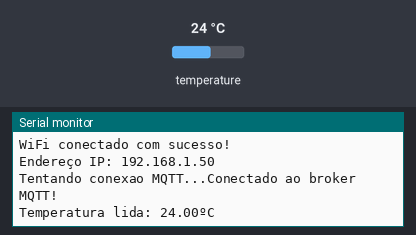
Bench run of a program on a simulated ESP32. On the bench: the last lines printed to the serial monitor. Inputs (shaded band) come from the test bench; at power-on: temperature 24 °C. WiFi joins after 1.5 s; servers stay silent unless stated; random numbers use the default seed unless the program sets one; no MQTT or app messages arrive unless stated.

Above: at 2.7 s.
2.8 s: temperature set to 12 °C
At 8.8 s:
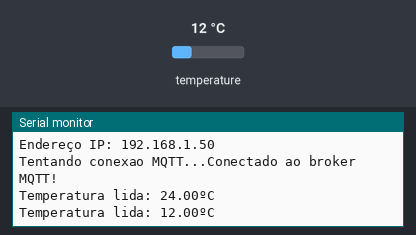
9.5 s: temperature set to 19 °C
At 14.4 s:
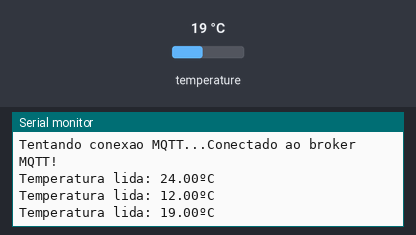
Timing chart, 0 to 15.9 s (numbered marks = the images above; inputs shaded):
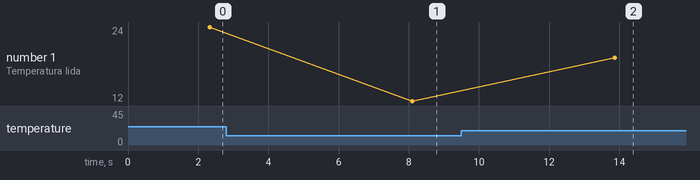

The program:

main.cpp
```cpp
#include <Arduino.h>
#include <WiFi.h>
#include <WiFiManager.h>
#include <PubSubClient.h>
#include <OneWire.h>
#include <DallasTemperature.h>

// -----------------------------------------
// 1. CONFIGURAÇÕES DO MQTT E SENSOR
// -----------------------------------------
const char* mqtt_server = "test.mosquitto.org"; // Broker público
const int mqtt_port = 1883;
const char* topico_temperatura = "ifmt/lorena/iot/temperatura";

const int oneWireBus = 4; // GPIO 4 (fio de dados do DS18B20)

OneWire oneWire(oneWireBus);
DallasTemperature sensors(&oneWire);

WiFiClient espClient;
PubSubClient client(espClient);

void reconnect() {
  while (!client.connected()) {
    Serial.print("Tentando conexao MQTT...");
    String clientId = "ESP32Client-";
    clientId += String(random(0, 1000));

    if (client.connect(clientId.c_str())) {
      Serial.println("Conectado ao broker MQTT!");
    } else {
      Serial.print("Falhou, rc=");
      Serial.print(client.state());
      Serial.println(" Tentando novamente em 5 segundos.");
      delay(5000);
    }
  }
}

void setup() {
  Serial.begin(115200);
  sensors.begin();

  WiFiManager wifiManager;

  // wifiManager.resetSettings();

  Serial.println("Iniciando conexao Wi-Fi...");

  if (!wifiManager.autoConnect("ESP32_Config")) {
    Serial.println("Falha ao conectar e tempo limite atingido. Reiniciando...");
    delay(3000);
    ESP.restart();
  }

  Serial.println("");
  Serial.println("WiFi conectado com sucesso!");
  Serial.print("Endereço IP: ");
  Serial.println(WiFi.localIP());

  // Configura o servidor MQTT
  client.setServer(mqtt_server, mqtt_port);
}

void loop() {
  if (!client.connected()) {
    reconnect();
  }
  client.loop();

  sensors.requestTemperatures();
  float temperaturaC = sensors.getTempCByIndex(0);

  if (temperaturaC != -127.00) {
    Serial.print("Temperatura lida: ");
    Serial.print(temperaturaC);
    Serial.println("ºC");

    char tempString[8];
    dtostrf(temperaturaC, 1, 2, tempString);
    client.publish(topico_temperatura, tempString);
  } else {
    Serial.println("Erro: Sensor DS18B20 não encontrado.");
  }

  delay(5000);
}
```

Measured:
- after the input at 2.8 s, the serial monitor: prints a new line after 5.3 s (image 1)
- after the input at 9.5 s, the serial monitor: prints a new line after 4.4 s (image 2)
- plotted number 1: 24 → 12 after the input at 2.8 s, 12 → 19 after the input at 9.5 s
